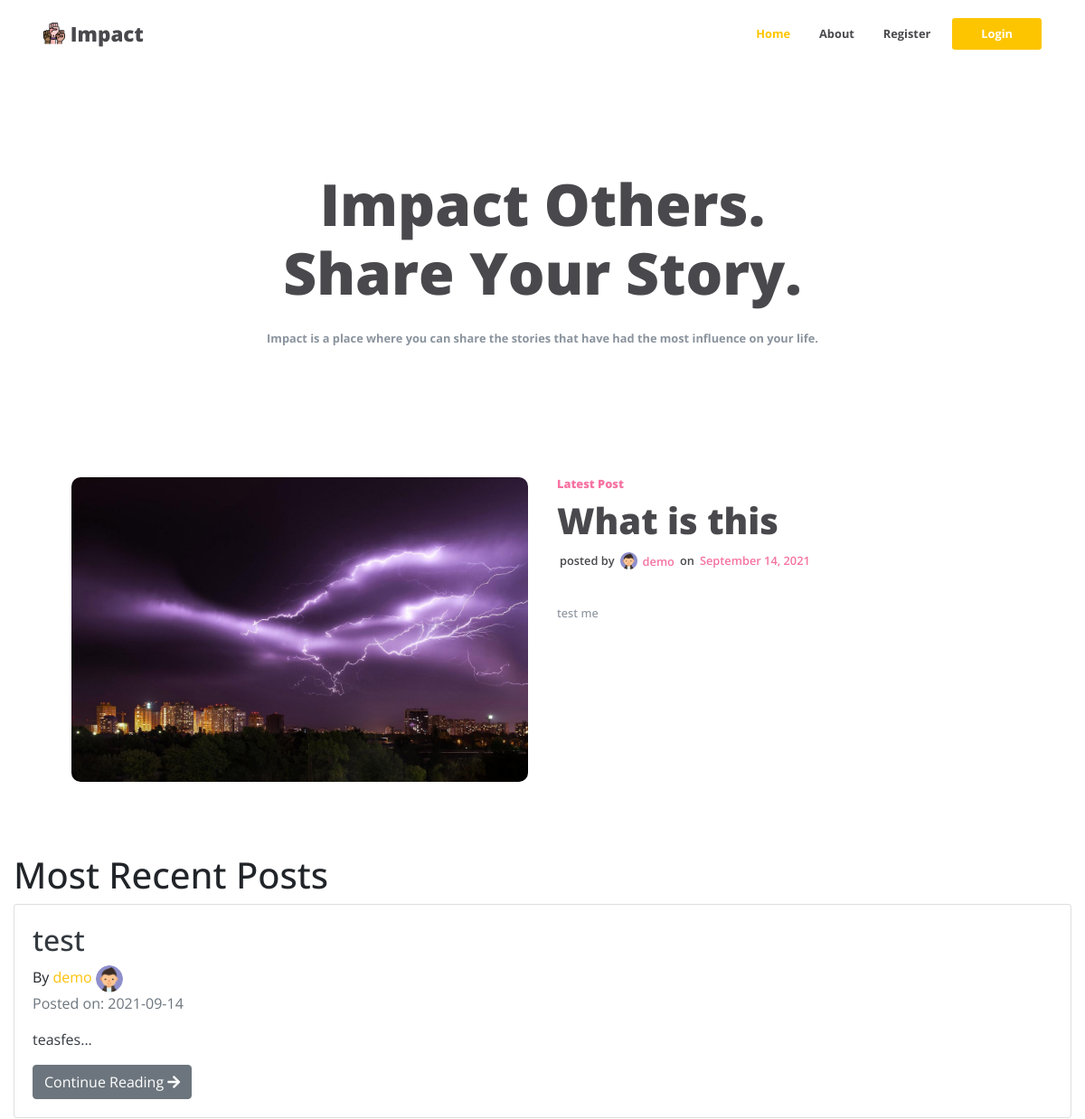
Page /?page=2 (upper part) on the earlier database version.
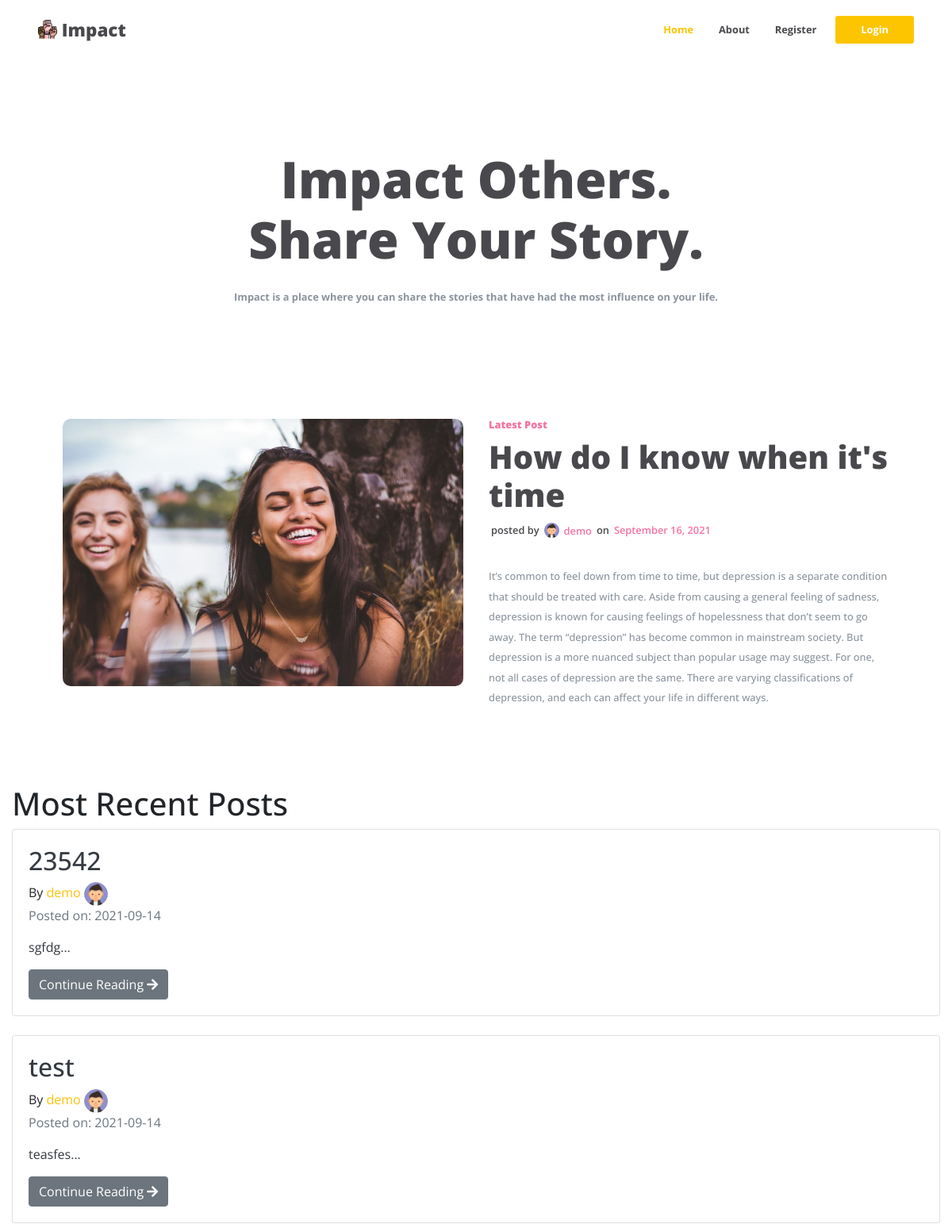
Same page on the later database version.
### impact/models.py (models this page shows, shortened)
class Post(db.Model):
    users = db.relationship(User)
    id = db.Column(db.Integer, primary_key=True)
    post_image = db.Column(db.String(64), nullable=False, default='default_thumb.png')
    user_id = db.Column(db.Integer, db.ForeignKey('users.id'), nullable=False)
    date = db.Column(db.DateTime, nullable=False, default=datetime.utcnow)
    title = db.Column(db.String(140), nullable=False)
    text = db.Column(db.Text, nullable=False)

class User(db.Model,UserMixin):
    __tablename__ = 'users'
    id = db.Column(db.Integer, primary_key=True)
    profile_image = db.Column(db.String(64), nullable=False, default='default_profile.png')
    email = db.Column(db.String(64), unique=True, index=True)
    username = db.Column(db.String(64), unique=True, index=True)
    password_hash = db.Column(db.String(128))
    posts = db.relationship("Post", backref="author", lazy=True)

### impact/core/views.py (the view)
@core.route('/')
def index():
    page = request.args.get('page', 1, type=int)
    blog_posts = Post.query.order_by(Post.date.desc()).paginate(page=page,per_page=3)
    latest_post = Post.query.order_by(Post.date.desc()).first()
    return render_template('index.html', blog_posts=blog_posts, latest_post=latest_post)

### impact/templates/index.html (shortened to what this page needs)
{% extends "base.html" %}
{% block content%}
<div class="home-header">
  <h1 class="home-header-title" data-aos="fade-in"
  data-aos-duration="500">Impact Others. <br> Share Your Story.</h1>
  <span class="home-header-subtitle" data-aos="fade-in"
  data-aos-duration="1000">Impact is a place where you can share the stories that have had the most influence on your life.</span>
</div>
<div class="home-grid">
  <div class="latest-post-left">
    <div class="latest-post-image-div">
      <img src="{{url_for('static', filename='post_pics/'+latest_post.post_image)}}" alt="" class="latest-post-image">
    </div>
  </div>
  <div class="latest-post-right">
    <h6 class="latest-post-subtitle">Latest Post</h6>
    <h1 class="latest-post-title">{{latest_post.title}}</h1>
    <div class="post-details-div" data-aos="fade-in" data-aos-duration="700">
    <span class="post-details">posted by</span>
    <img
      src="{{url_for('static', filename='profile_pics/'+ latest_post.author.profile_image)}}"
      alt=""
      class="author-profile-image"
    />
    <a href="">
      <span class="post-details-highlight">{{latest_post.author.username}}</span>
    </a>
    <span class="post-details">on</span>
    <span class="post-details-highlight">
      {{ latest_post.date.strftime('%B %d, %Y') }}</span
    >
  </div>
  <p class="latest-post-text">{{latest_post.text}}</p>
  </div>
</div>
<div>
  <div>
      <h1 class="newest-post-title">Most Recent Posts</h1>
        {% for post in blog_posts.items %}
        <div class="card w-100 mb-4">
          <div class="card-body">
            <h2><a class="card-title text-dark" href="{{ url_for('blog_post.blog_post', blog_post_id=post.id) }}">{{ post.title }}</a></h2>
            By <a class="text-muted" href="{{ url_for('users.user_posts', username=post.author.username) }}"> <span class="text-warning">{{post.author.username}}</span></a>
            <img class=" card-image" align='center' src="{{url_for('static',filename='profile_pics/'+post.author.profile_image)}}" width="30">
            <p class="text-muted">Posted on: {{ post.date.strftime('%Y-%m-%d') }}</p>
            <p class="card-text text-dark">{{ post.text[:100] }}...</p>
            <a href="{{ url_for('blog_post.blog_post', blog_post_id=post.id) }}" class="btn btn-secondary">Continue Reading <i class="fas fa-arrow-right"></i></a>
          </div>
        </div>
       {% endfor %}
    </div>
</div>
{% endblock %}

Differences in the rows shown:
no longer on this page (row unchanged): Post: post_image (picture), title "What is this", date "September 14, 2021", text "test me"
added Post: post_image (picture), title "How do I know when it's time", date "September 16, 2021", text "It’s common to feel down from time to time, but depression is a separate condition that should be treated with care. Aside from causing a general feeling of sadness, depression is known for causing feelings of hopelessness that don’t seem to go away. The term “depression” has become common in mainstream society. But depression is a more nuanced subject than popular usage may suggest. For one, not all cases of depression are the same. There are varying classifications of depression, and each can affect your life in different ways."
now on this page (row unchanged): Post: title "23542", author.username "demo", profile_image (placeholder picture), date "2021-09-14", text "sgfdg"
